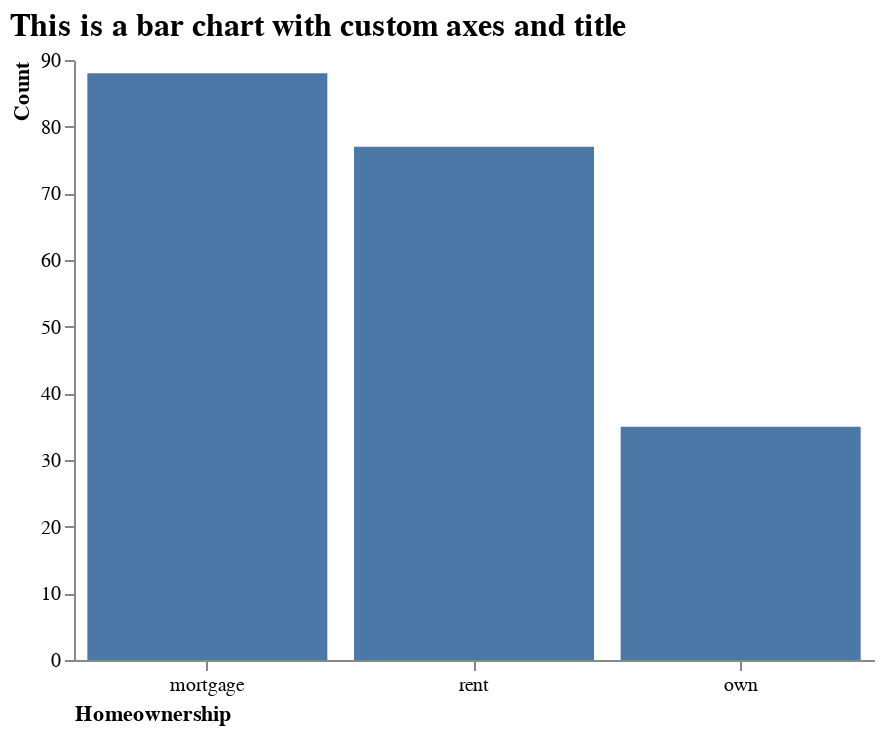

Source (notebook cell):
### Markdown cell above
### Bar chart with custom axes and title

### Code cell
alt.Chart(source).mark_bar().encode(
    x=alt.X('homeownership').sort('-y').axis(
        title="Homeownership", 
        labelAngle=0,
        titleAnchor="start"),
    y=alt.Y('homeownership', aggregate='count').axis(
        title = "Count",
        titleAnchor="end",
        grid=False) # no grid
).properties(
    title='This is a bar chart with custom axes and title',
    width=400,
    height=300
).configure_title( # custom title
    fontSize=16,
    font='Arial',
    color='black',
    anchor='start'
).configure_view(strokeWidth=0) # no border

### Figure 1 — Vega-Lite specification as saved in the notebook (floating-point values rounded to 4 significant figures; data arrays with more than 128 entries replaced by an {"elided": "..."} marker saying what was removed)
{"config": {"view": {"continuousWidth": 300, "continuousHeight": 300, "strokeWidth": 0}, "title": {"anchor": "start", "color": "black", "font": "Arial", "fontSize": 16}}, "data": {"name": "data-01103058646d44783c073db6553580d7"}, "mark": {"type": "bar"}, "encoding": {"x": {"axis": {"title": "Homeownership", "labelAngle": 0, "titleAnchor": "start"}, "field": "homeownership", "sort": "-y", "type": "nominal"}, "y": {"aggregate": "count", "axis": {"title": "Count", "titleAnchor": "end", "grid": false}, "field": "homeownership", "type": "nominal"}}, "height": 300, "title": "This is a bar chart with custom axes and title", "width": 400, "$schema": "https://vega.github.io/schema/vega-lite/v5.6.1.json", "datasets": {"data-01103058646d44783c073db6553580d7": {"elided": "200 records"}}}
